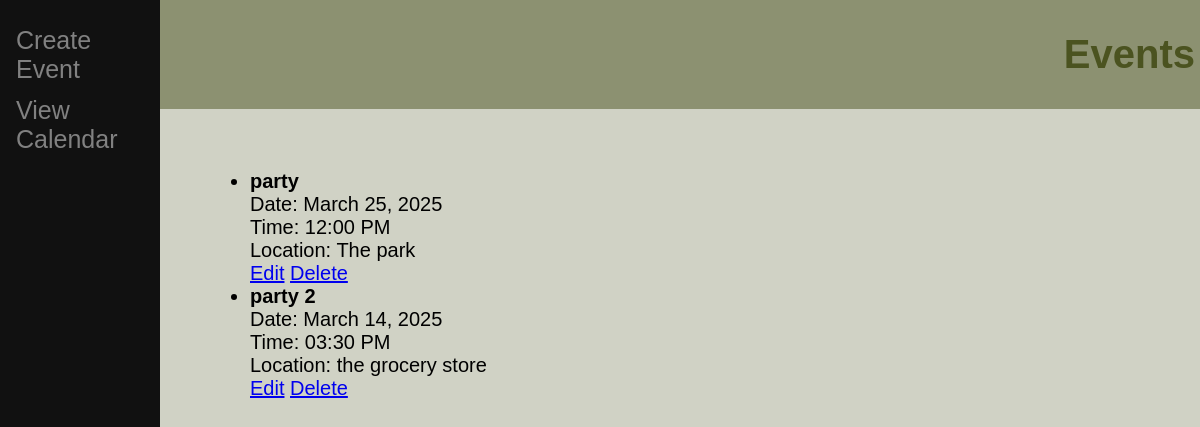
Page /events/ (signed in) on the earlier database version.
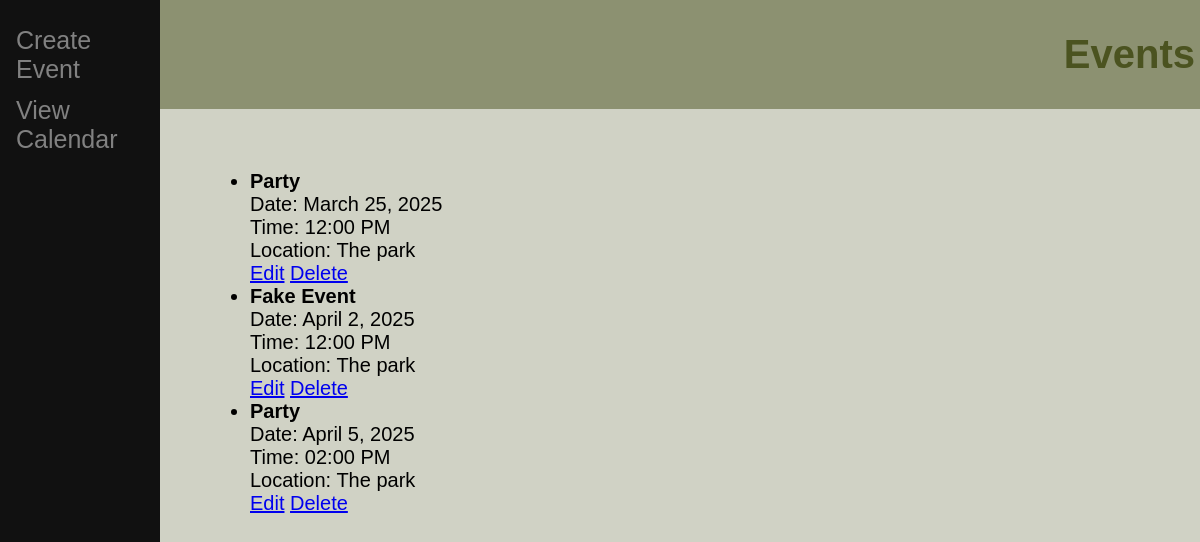
Same page on the later database version.
### events/models.py (models this page shows, shortened)
class Event(models.Model):
    title = models.CharField(max_length=200)
    description = models.TextField()
    date = models.DateField()
    time = models.TimeField(default=time(12,0))
    location = models.CharField(max_length=200)
    created_by = models.ForeignKey(User, on_delete=models.CASCADE, null=True, blank=True)

### events/views.py (the view)
# urls.py: path('', event_list, name='event_list'),
@login_required
def event_list(request):
    events = Event.objects.all()
    return render(request, 'events/event_list.html', {'events': events})

### events/templates/events/event_list.html (shortened to what this page needs)
<!DOCTYPE html>
<html lang="en">
<head>
</head>
<body>
    <header>
        <h1><strong>Events</strong></h1>
    </header>
    <div class="sidenav">
        <a href="{% url 'create_event' %}">Create Event</a>
        <a href="{% url 'calendar' %}">View Calendar</a>
    </div>
    <div class="main">
        <ul>
            {% for event in events %}
                <li>
                    <strong>{{ event.title }}</strong><br>
                    Date: {{ event.date|date:"F j, Y" }}<br>
                    Time: {{ event.time|time:"h:i A" }}<br>
                    Location: {{ event.location|default:"N/A" }}<br>
                    <a href="{% url 'edit_event' event.id %}">Edit</a>
                    <a href="{% url 'delete_event' event.id %}">Delete</a>
                </li>
            {% empty %}
                <li>No events available.</li>
            {% endfor %}
        </ul>
    </div>
</body>
</html>

### events/templates/events/event_list.html (style rules this page uses)
html, body { margin: 0; padding: 0; font-family: Arial, Helvetica Neue, Helvetica, sans-serif; font-size: 14px; background-color: #d0d2c5; }
header { background-color: #8c9171; padding: 5px; text-align: right; font-size: 20px; color: #4B5320; }
.sidenav { height: 100vh; width: 160px; position: fixed; z-index: 1; top: 0; left: 0; background-color: #111; overflow-x: hidden; padding-top: 20px; }
.sidenav a { padding: 6px 8px 6px 16px; text-decoration: none; font-size: 25px; color: #818181; display: block; }
.main { position:fixed; top:150px; margin-left: 200px; font-size: 20px; padding: 0px 10px; }

Differences in the rows shown:
removed Event: title "party", date "March 25, 2025", time "12:00 PM", location "The park"
removed Event: title "party 2", date "March 14, 2025", time "03:30 PM", location "the grocery store"
added Event: title "Party", date "March 25, 2025", time "12:00 PM", location "The park"
added Event: title "Fake Event", date "April 2, 2025", time "12:00 PM", location "The park"
added Event: title "Party", date "April 5, 2025", time "02:00 PM", location "The park"
